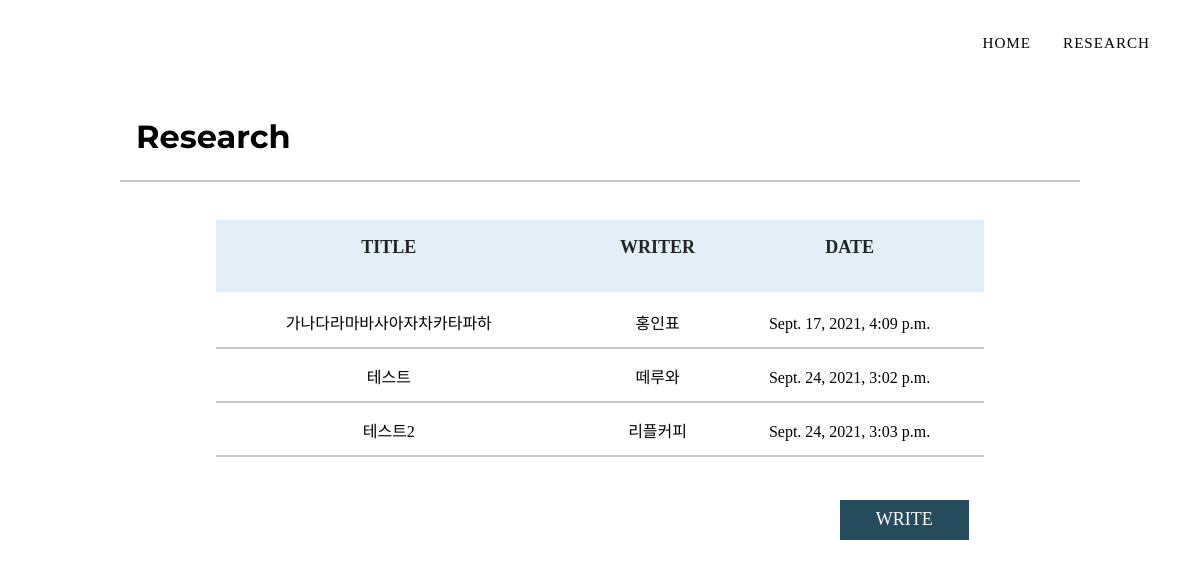
The page /board/ on the database as committed earlier.
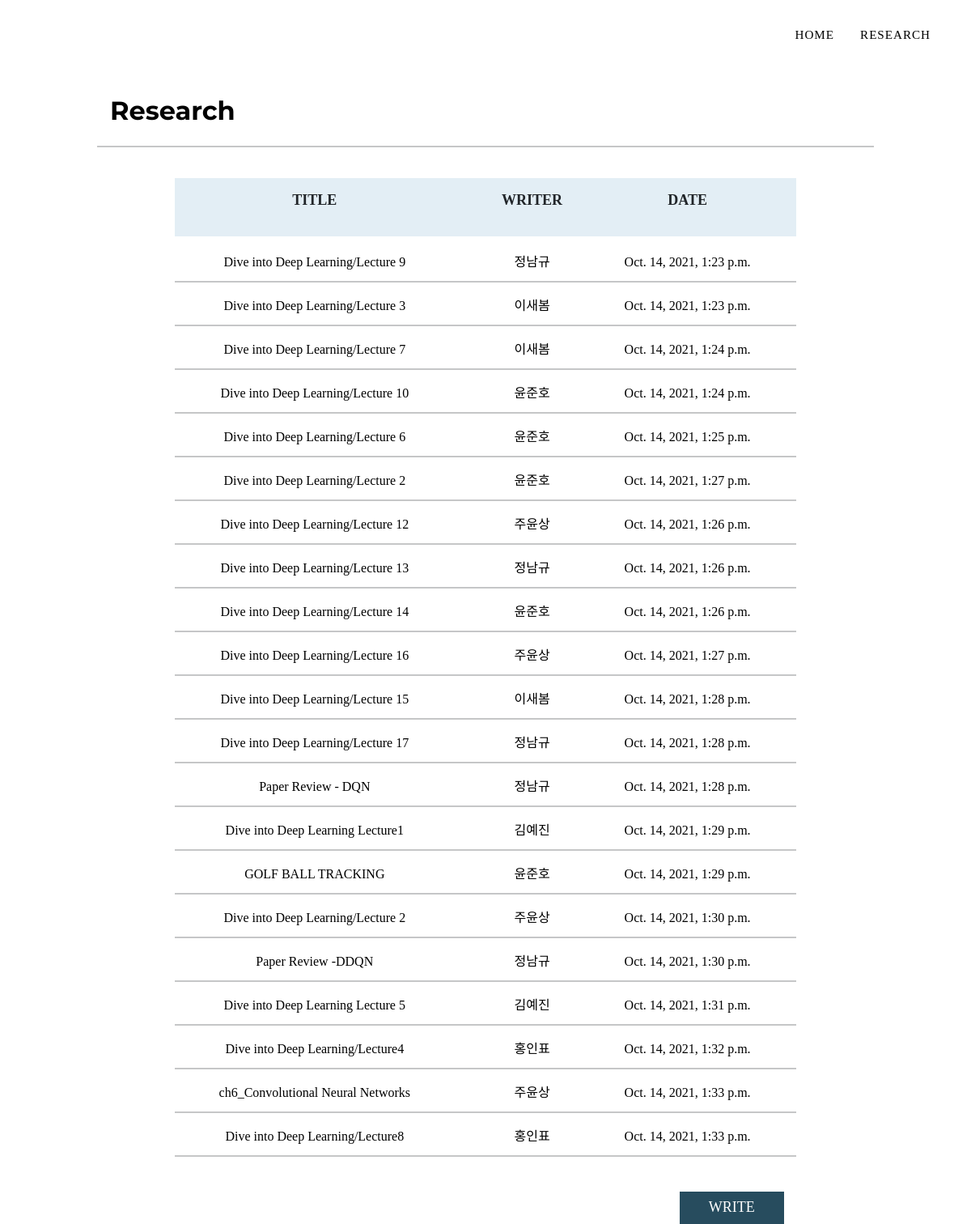
The same page on the database as committed later.
### app/models.py (models this page shows, shortened)
class Board(models.Model):
    title = models.CharField(max_length=100)
    body = models.TextField()
    date = models.DateTimeField(auto_now_add=True)
    writer = models.CharField(max_length=100, default='')
    file = models.FileField('첨부파일', null=True, blank=True,  upload_to='')

### app/views.py (the view)
# urls.py: path('board/', app.views.board, name='board'),
def board(request):
    board = Board.objects
    return render(request, 'board1.html', {'board':board})

### app/templates/board1.html (shortened to what this page needs)
<!DOCTYPE html>
<html lang="en">
<head>
    <link href="https://cdn.jsdelivr.net/npm/bootstrap@5.1.1/dist/css/bootstrap.min.css" rel="stylesheet"
>
    {% load static %}
    <link rel="stylesheet" href="{% static 'css/styles.css' %}">
</head>
<body id="page-top" style="font-family: noto-demilight;">
    <nav class="navbar navbar-expand-lg navbar-dark fixed-top" id="mainNav" style="background-color: white; font-family: noto-medium;">
        <div class="container">
            <div class="collapse navbar-collapse" id="navbarResponsive">
                <ul class="navbar-nav text-uppercase ml-auto" style="font-family: noto-medium;">
                    <li class="nav-item"><a class="nav-link js-scroll-trigger" style="font-family: noto-medium; color:black;" href="{% url 'index' %}">home</a></li>
                    <li class="nav-item"><a class="nav-link js-scroll-trigger" style="font-family: noto-medium; color:black;" href="{% url 'board' %}">Research</a></li>
                </ul>
            </div>
        </div>
    </nav>
    <div class="board" style="margin-top: 20px;" >
        <div class="board-contents mx-auto">
            <div class="block board mx-auto">
                <div class="block mx-auto" style="height:3em;">
                    <div class="inline-block" >
                        <a class="nav-link js-scroll-trigger" href="{% url 'board' %}" style="color: black;">
                            <h2 style="float: left;">Research</h2>
                        </a>
                    </div>
                </div>
                <div class="block" style="height: 1.5em;">
                    <hr>
                </div>
            </div>
            <div class="block board" style="margin-top: 3%;">
                <div class="board-nav mx-auto">
                    <div class="block board-nav" style="background-color: #e3eef5;">
                        <div class="box" style="width: 45%;">
                            <p>TITLE</p>
                        </div>
                        <div class="box" style="width: 25%; ">
                            <p>WRITER</p>
                        </div>
                        <div class="box" style="width: 25%; ">
                            <p>DATE</p>
                        </div>
                    </div>
                </div>
                <div class="board-contents mx-auto" style="margin-top: 2%;">
                    {% for i in board.all %}
                        <a href="{{i.pk}}/" class="posting-click">
                            <div class="contents-box" style="width: 45%;">
                                {{i.title}}
                            </div>
                            <div class="contents-box" style="width: 25%;">
                                {{i.writer}}
                            </div>
                            <div class="contents-box" style="width: 25%; ">
                                {{i.date}}
                            </div>
                            <br>
                            <br>
                        </a>
                        <hr style="margin-top: -1em;">
                    {% endfor %}
                    <br>
                    <button class="my-button" onclick="location.href = 'new_post/'" style="float: right; margin-right:2%;">WRITE</button>
                </div>
            </div>
        </div>
    </div>
</body>
</html>

Rows that differ between the two databases and show on the page:
removed Board: title "가나다라마바사아자차카타파하", writer "홍인표", date "Sept. 17, 2021, 4:09 p.m."
removed Board: title "테스트", writer "떼루와", date "Sept. 24, 2021, 3:02 p.m."
removed Board: title "테스트2", writer "리플커피", date "Sept. 24, 2021, 3:03 p.m."
added Board: title "Dive into Deep Learning/Lecture 9", writer "정남규", date "Oct. 14, 2021, 1:23 p.m."
added Board: title "Dive into Deep Learning/Lecture 3", writer "이새봄", date "Oct. 14, 2021, 1:23 p.m."
added Board: title "Dive into Deep Learning/Lecture 7", writer "이새봄", date "Oct. 14, 2021, 1:24 p.m."
added Board: title "Dive into Deep Learning/Lecture 10", writer "윤준호", date "Oct. 14, 2021, 1:24 p.m."
added Board: title "Dive into Deep Learning/Lecture 6", writer "윤준호", date "Oct. 14, 2021, 1:25 p.m."
added Board: title "Dive into Deep Learning/Lecture 2", writer "윤준호", date "Oct. 14, 2021, 1:27 p.m."
added Board: title "Dive into Deep Learning/Lecture 12", writer "주윤상", date "Oct. 14, 2021, 1:26 p.m."
added Board: title "Dive into Deep Learning/Lecture 13", writer "정남규", date "Oct. 14, 2021, 1:26 p.m."
added Board: title "Dive into Deep Learning/Lecture 14", writer "윤준호", date "Oct. 14, 2021, 1:26 p.m."
added Board: title "Dive into Deep Learning/Lecture 16", writer "주윤상", date "Oct. 14, 2021, 1:27 p.m."
added Board: title "Dive into Deep Learning/Lecture 15", writer "이새봄", date "Oct. 14, 2021, 1:28 p.m."
added Board: title "Dive into Deep Learning/Lecture 17", writer "정남규", date "Oct. 14, 2021, 1:28 p.m."
added Board: title "Paper Review - DQN", writer "정남규", date "Oct. 14, 2021, 1:28 p.m."
added Board: title "Dive into Deep Learning Lecture1", writer "김예진", date "Oct. 14, 2021, 1:29 p.m."
added Board: title "GOLF BALL TRACKING", writer "윤준호", date "Oct. 14, 2021, 1:29 p.m."
added Board: title "Dive into Deep Learning/Lecture 2", writer "주윤상", date "Oct. 14, 2021, 1:30 p.m."
added Board: title "Paper Review -DDQN", writer "정남규", date "Oct. 14, 2021, 1:30 p.m."
added Board: title "Dive into Deep Learning Lecture 5", writer "김예진", date "Oct. 14, 2021, 1:31 p.m."
added Board: title "Dive into Deep Learning/Lecture4", writer "홍인표", date "Oct. 14, 2021, 1:32 p.m."
added Board: title "ch6_Convolutional Neural Networks", writer "주윤상", date "Oct. 14, 2021, 1:33 p.m."
added Board: title "Dive into Deep Learning/Lecture8", writer "홍인표", date "Oct. 14, 2021, 1:33 p.m."
